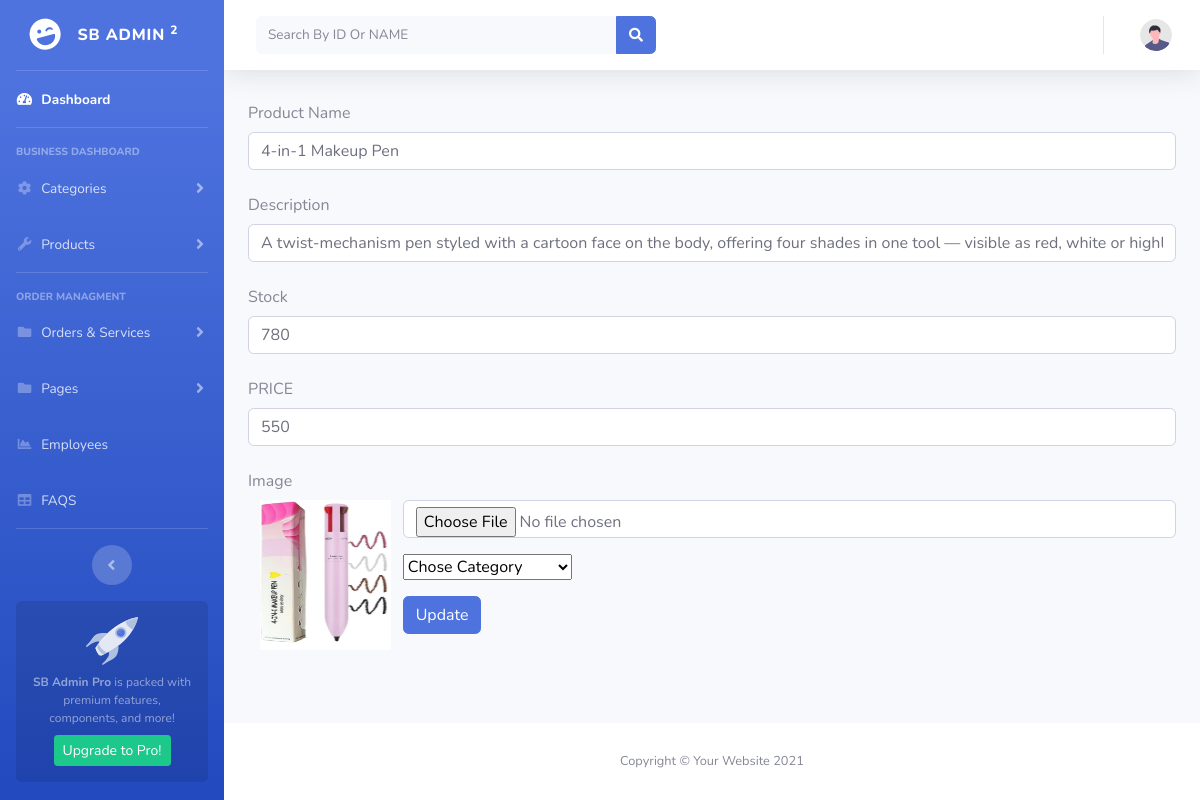
Before: /admin-pannel/updatepro.php?upd_id=26 with the older database file.
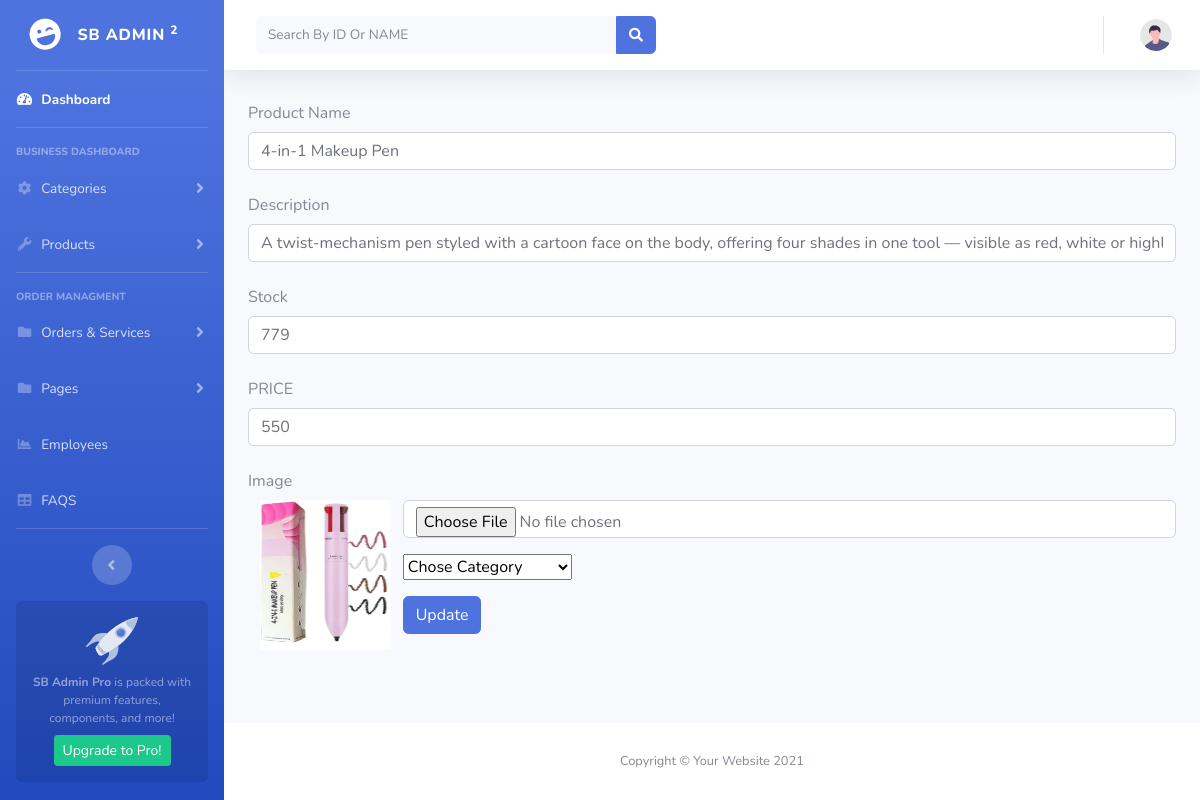
After: the same page with the newer database file.
### tables this page shows
CREATE TABLE `products` (
  `id` int(11) NOT NULL,
  `Product_code` char(2) DEFAULT NULL,
  `Product_number` char(5) DEFAULT NULL,
  `Product_ID` char(7) DEFAULT NULL,
  `Product_name` varchar(100) DEFAULT NULL,
  `Description` text DEFAULT NULL,
  `quantity` bigint(100) NOT NULL,
  `Price` int(11) DEFAULT NULL,
  `category_Id` int(11) DEFAULT NULL,
  `Image` varchar(100) NOT NULL
);

### admin-pannel/updatepro.php (the view, shortened to what this page needs)
<?php
include("header.php");
include("connection.php");
?>
<?php
if (isset($_GET['upd_id'])) {
    $upd_id = $_GET['upd_id'];
    $autofillquery= mysqli_query($con, "Select * FROM `products` WHERE id = $upd_id");
    $autofill = mysqli_fetch_array($autofillquery);
}
?>
<div class="container-fluid">
    <form method='post' enctype="multipart/form-data">
        <div class="form-group">
            <label for="inputName" class="col-sm-1-12 col-form-label">Product Name</label>
            <div class="col-sm-1-12">
                <input type="text" class="form-control" name="p-name" value='<?php echo "$autofill[4]"; ?>'
                    id="inputName" placeholder="" required>
            </div>
        </div>
        <div class="form-group">
            <label for="inputName" class="col-sm-1-12 col-form-label">Description</label>
            <div class="col-sm-1-12">
                <input type="text" class="form-control" name="desc" value="<?php echo $autofill[5]; ?>" id="inputName"
                    placeholder="" required>
            </div>
        </div>
        <div class="form-group">
            <label for="inputName" class="col-sm-1-12 col-form-label">Stock</label>
            <div class="col-sm-1-12">
                <input type="text" class="form-control" name="qty" value="<?php echo $autofill[6]; ?>" id="inputName"
                    placeholder="" required>
            </div>
        </div>
        <div class="form-group">
            <label for="inputName" class="col-sm-1-12 col-form-label">PRICE</label>
            <div class="col-sm-1-12">
                <input type="text" class="form-control" name="price" value="<?php echo $autofill[7]; ?>" id="inputName"
                    placeholder="" required>
            </div>
        </div>
        <div class="form-group">
            <label for="inputName" class="col-sm-1-12 col-form-label">Image</label>
            <div class="col-sm-1-12">
                <img src="img/<?php echo $autofill[9]; ?>" class="col-lg-2 col-md-4 col-sm-6 col-12"
                    style="height:150px;float:left;" alt="">
                <input type="file" class="form-control  col-lg-10 col-md-8 col-sm-6 col-12" name="p-img" id="inputName"
                    placeholder="">
            </div>
        </div>
             <select name='cat_id' id=''>
                        <option value=""  Selected>Chose Category</option>
                    </select>
        <div class="form-group">
            <div>
                <button type="submit" name="update" class="btn btn-primary mt-3">Update</button>
            </div>
        </div>
    </form>
</div>
</div>
<?php
include("footer.php");
?>

Changed rows visible on the page:
changed products "4-in-1 Makeup Pen": qty "780" → "779"
